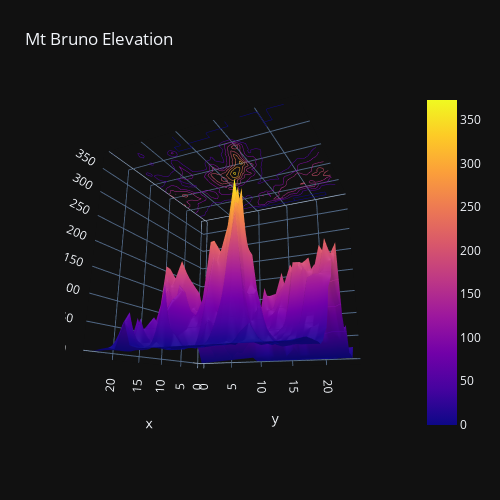

Notebook source saved alongside this figure:
### Code cell
import plotly.graph_objects as go

import pandas as pd

# Read data from a csv
z_data = pd.read_csv('https://raw.githubusercontent.com/plotly/datasets/master/api_docs/mt_bruno_elevation.csv')

fig = go.Figure(data=[go.Surface(z=z_data.values)])
fig.update_traces(contours_z=dict(show=True, usecolormap=True,
                                  highlightcolor="limegreen", project_z=True))
fig.update_layout(title='Mt Bruno Elevation', autosize=False,
                  scene_camera_eye=dict(x=1.87, y=0.88, z=-0.64),
                  width=500, height=500,
                  margin=dict(l=65, r=50, b=65, t=90)
)

fig.show()

### Figure 1 — Plotly figure (JSON) as saved in the notebook; plotly's stock layout.template omitted (floating-point values rounded to 4 significant figures; data arrays with more than 128 entries replaced by an {"elided": "..."} marker saying what was removed)
{"data": [{"contours": {"z": {"highlightcolor": "limegreen", "project": {"z": true}, "show": true, "usecolormap": true}}, "type": "surface", "z": {"elided": "25x25 float values"}}], "layout": {"autosize": false, "height": 500, "margin": {"b": 65, "l": 65, "r": 50, "t": 90}, "scene": {"camera": {"eye": {"x": 1.87, "y": 0.88, "z": -0.64}}}, "title": {"text": "Mt Bruno Elevation"}, "width": 500}}
